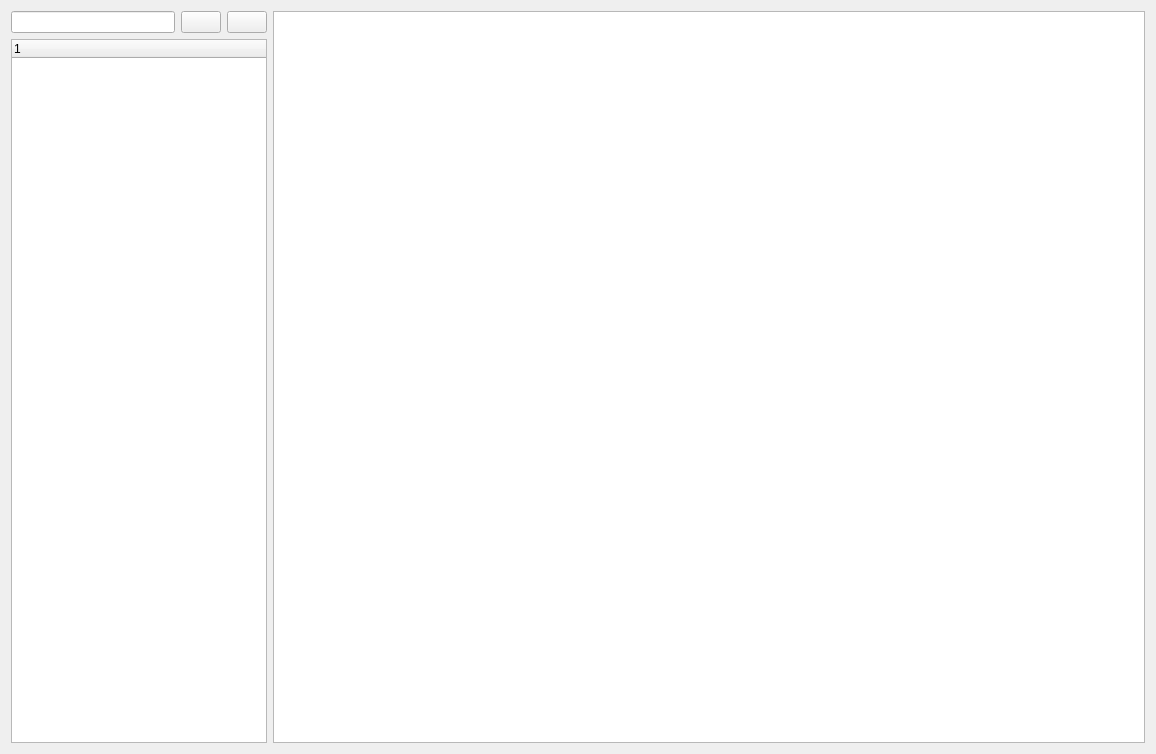
<?xml version="1.0" encoding="UTF-8"?>
<ui version="4.0">
 <class>code_listing_form</class>
 <widget class="QWidget" name="code_listing_form">
  <property name="geometry">
   <rect>
    <x>0</x>
    <y>0</y>
    <width>1156</width>
    <height>754</height>
   </rect>
  </property>
  <property name="sizePolicy">
   <sizepolicy hsizetype="Expanding" vsizetype="Expanding">
    <horstretch>0</horstretch>
    <verstretch>0</verstretch>
   </sizepolicy>
  </property>
  <property name="windowTitle">
   <string>Code Listing</string>
  </property>
  <layout class="QHBoxLayout" name="horizontalLayout_2">
   <item>
    <layout class="QVBoxLayout" name="verticalLayout">
     <item>
      <layout class="QHBoxLayout" name="horizontalLayout">
       <item>
        <widget class="QLineEdit" name="line_code_list_name">
         <property name="sizePolicy">
          <sizepolicy hsizetype="Minimum" vsizetype="Fixed">
           <horstretch>0</horstretch>
           <verstretch>0</verstretch>
          </sizepolicy>
         </property>
        </widget>
       </item>
       <item>
        <widget class="QPushButton" name="pbtn_create_new_code_list">
         <property name="sizePolicy">
          <sizepolicy hsizetype="Fixed" vsizetype="Fixed">
           <horstretch>0</horstretch>
           <verstretch>0</verstretch>
          </sizepolicy>
         </property>
         <property name="toolTip">
          <string extracomment="Create a new code list"/>
         </property>
         <property name="text">
          <string/>
         </property>
         <property name="icon">
          <iconset>
           <normaloff>../images/icons/plus.png</normaloff>../images/icons/plus.png</iconset>
         </property>
        </widget>
       </item>
       <item>
        <widget class="QPushButton" name="pbtn_delete_code_list">
         <property name="sizePolicy">
          <sizepolicy hsizetype="Fixed" vsizetype="Fixed">
           <horstretch>0</horstretch>
           <verstretch>0</verstretch>
          </sizepolicy>
         </property>
         <property name="toolTip">
          <string extracomment="Remove selected code list"/>
         </property>
         <property name="text">
          <string/>
         </property>
         <property name="icon">
          <iconset>
           <normaloff>../images/icons/clear.png</normaloff>../images/icons/clear.png</iconset>
         </property>
        </widget>
       </item>
      </layout>
     </item>
     <item>
      <widget class="QTreeWidget" name="wtree_code_list">
       <property name="sizePolicy">
        <sizepolicy hsizetype="Maximum" vsizetype="Expanding">
         <horstretch>0</horstretch>
         <verstretch>0</verstretch>
        </sizepolicy>
       </property>
       <column>
        <property name="text">
         <string notr="true">1</string>
        </property>
       </column>
      </widget>
     </item>
    </layout>
   </item>
   <item>
    <widget class="QTableWidget" name="wtable_code_list">
     <property name="sizePolicy">
      <sizepolicy hsizetype="Expanding" vsizetype="Expanding">
       <horstretch>0</horstretch>
       <verstretch>0</verstretch>
      </sizepolicy>
     </property>
    </widget>
   </item>
  </layout>
 </widget>
 <resources/>
 <connections/>
</ui>
